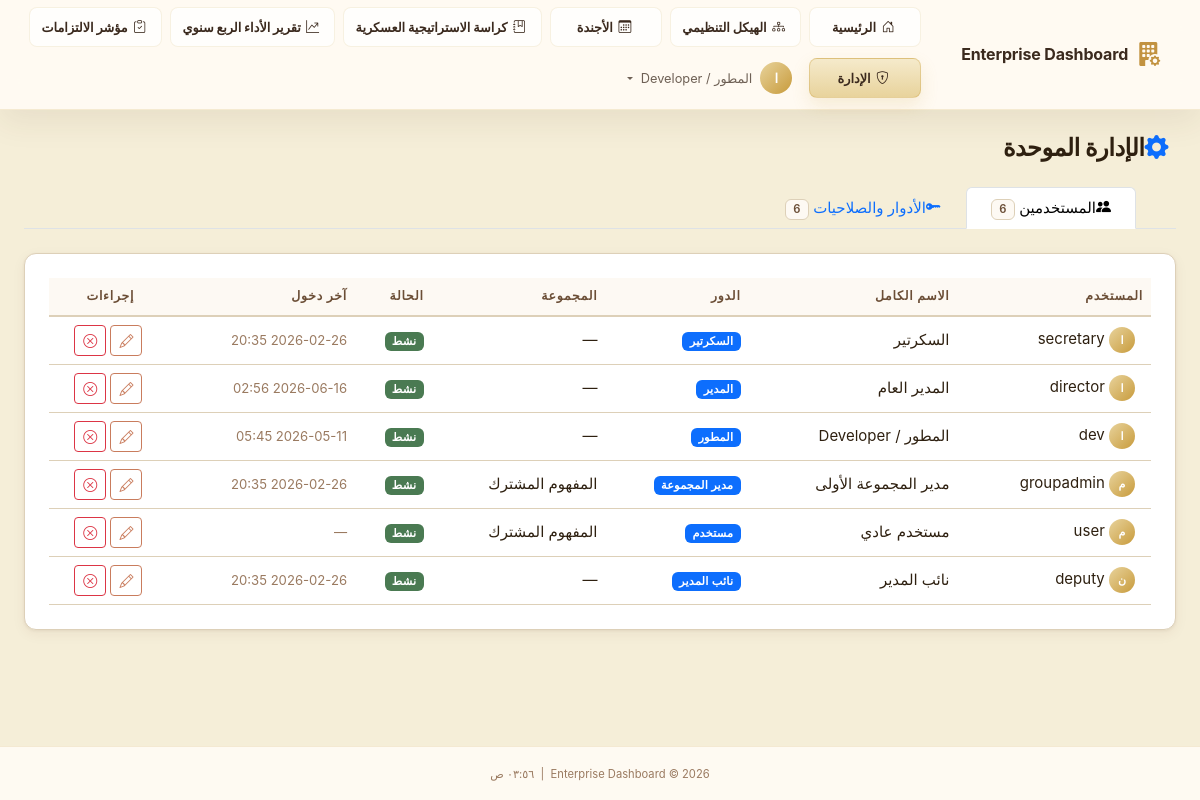
Screenshot of /admin/users (signed in) with the database file from the repository.
### app/models/user.py (models this page shows, shortened)
class User(UserMixin, db.Model):
    __tablename__ = 'users'
    id              = db.Column(db.String(36), primary_key=True, default=lambda: str(uuid.uuid4()))
    ldap_dn         = db.Column(db.String(255), unique=True, nullable=True)
    username        = db.Column(db.String(80),  unique=True, nullable=False, index=True)
    email           = db.Column(db.String(120), nullable=False)
    full_name       = db.Column(db.String(120), nullable=False)
    password_hash   = db.Column(db.String(255), nullable=True)  # Only for sim mode
    is_ldap_user    = db.Column(db.Boolean, default=True)
    is_active       = db.Column(db.Boolean, default=True)
    role_id         = db.Column(db.Integer, db.ForeignKey('roles.id'), nullable=True)
    department_id   = db.Column(db.Integer, db.ForeignKey('departments.id'), nullable=True)
    failed_logins     = db.Column(db.Integer, default=0)
    locked_until      = db.Column(db.DateTime, nullable=True)
    created_at  = db.Column(db.DateTime, default=datetime.utcnow)
    updated_at  = db.Column(db.DateTime, default=datetime.utcnow, onupdate=datetime.utcnow)
    last_login  = db.Column(db.DateTime, nullable=True)
    role       = db.relationship('Role', back_populates='users')
    department = db.relationship('Department', back_populates='users')
    audit_logs = db.relationship('AuditLog', back_populates='user', lazy='dynamic',
                                 foreign_keys='AuditLog.user_id')
    @property
    def is_authenticated(self) -> bool:
        return True
    def has_permission(self, required_level: int) -> bool:
        if not self.role:
            return False
        return self.role.permission_level >= required_level
    @property
    def permission_level(self) -> int:
        return self.role.permission_level if self.role else 0
    def can_admin(self) -> bool:
        return self.permission_level >= 80  # Deputy and above
    @classmethod
    def get_by_id(cls, user_id: str) -> Optional['User']:
        return cls.query.get(user_id)

### app/models/role.py (models this page shows, shortened)
class Role(db.Model):
    __tablename__ = 'roles'
    id               = db.Column(db.Integer, primary_key=True)
    code             = db.Column(db.String(30), unique=True, nullable=False)
    name             = db.Column(db.String(80), nullable=False)
    name_ar          = db.Column(db.String(80), nullable=False, default='')
    permission_level = db.Column(db.Integer, nullable=False)
    description      = db.Column(db.Text, default='')
    is_system        = db.Column(db.Boolean, default=False)  # Cannot be deleted
    users = db.relationship('User', back_populates='role', lazy='dynamic')

### app/models/department.py (models this page shows, shortened)
class Department(db.Model):
    __tablename__ = 'departments'
    id                 = db.Column(db.Integer, primary_key=True)
    code               = db.Column(db.String(20), unique=True, nullable=False)
    name               = db.Column(db.String(120), nullable=False)
    description        = db.Column(db.Text, default='')
    responsible_person = db.Column(db.String(120), default='')
    color              = db.Column(db.String(7), default='#4F8EF7')   # Hex color
    icon               = db.Column(db.String(60), default='bi-grid-fill')
    logo_file          = db.Column(db.String(120), nullable=True)     # Custom logo filename
    concept_number     = db.Column(db.Integer, nullable=True)         # Operational Concept Number
    order_index        = db.Column(db.Integer, default=0)
    is_active          = db.Column(db.Boolean, default=True, nullable=False)
    is_central         = db.Column(db.Boolean, default=False, nullable=False)  # CEO hub group
    director_notes     = db.Column(db.Text, default='')               # Inline CEO notes
    concept_number     = db.Column(db.Integer, nullable=True)         # المفهوم العملياتي المشترك عدد
    created_at         = db.Column(db.DateTime, server_default=db.func.now())
    updated_at         = db.Column(db.DateTime, server_default=db.func.now(), onupdate=db.func.now())
    users   = db.relationship('User', back_populates='department', lazy='dynamic')
    metrics = db.relationship('DepartmentMetrics', back_populates='department',
                              lazy='dynamic', cascade='all, delete-orphan')

### app/admin/routes.py (the view)
@admin_bp.route('/users')
@login_required
@require_permission(PERMISSIONS['DEPUTY'])
def users():
    all_users = User.query.order_by(User.full_name).all()
    all_roles = Role.query.order_by(Role.permission_level.desc()).all()
    all_depts = Department.query.order_by(Department.order_index).all()
    return render_template('admin/users.html',
                           all_users=all_users,
                           all_roles=all_roles,
                           all_depts=all_depts,
                           page_title='إدارة المستخدمين')

### app/__init__.py (called while the page is built)
def _register_extensions(app: Flask) -> None:
    db.init_app(app)
    login_manager.init_app(app)
    csrf.init_app(app)
    login_manager.login_view          = 'auth.login'
    login_manager.login_message       = 'Please sign in to access this page.'
    login_manager.login_message_category = 'warning'
    login_manager.session_protection  = 'strong'
    @login_manager.user_loader
    def load_user(user_id: str):
        from app.models.user import User
        return User.get_by_id(user_id)

def _register_context_processors(app: Flask) -> None:
    from datetime import datetime
    from app.models.role import PERMISSIONS
    @app.context_processor
    def inject_globals():
        return {
            'PERMISSIONS': PERMISSIONS,
            'now':         datetime.utcnow,
            'app_name':    app.config.get('APP_NAME', 'Enterprise Dashboard'),
        }

### app/templates/admin/users.html (shortened to what this page needs)
{% extends "base.html" %}
{% block content %}
<div class="container-fluid px-4 py-4">
    <div class="d-flex align-items-center justify-content-between mb-4">
        <h1 class="page-title mb-0"><i class="bi bi-gear-fill text-primary me-2"></i>الإدارة الموحدة</h1>
    </div>
    <ul class="nav nav-tabs mb-4" id="adminTabs" role="tablist">
        <li class="nav-item" role="presentation">
            <button class="nav-link active" id="users-tab" data-bs-toggle="tab" data-bs-target="#users" type="button" role="tab" aria-controls="users" aria-selected="true">
                <i class="bi bi-people-fill me-2"></i>المستخدمين
                <span class="badge bg-secondary ms-2">{{ all_users|length }}</span>
            </button>
        </li>
        <li class="nav-item" role="presentation">
            <button class="nav-link" id="roles-tab" data-bs-toggle="tab" data-bs-target="#roles" type="button" role="tab" aria-controls="roles" aria-selected="false">
                <i class="bi bi-key-fill me-2"></i>الأدوار والصلاحيات
                <span class="badge bg-secondary ms-2">{{ all_roles|length }}</span>
            </button>
        </li>
    </ul>
    <div class="tab-content" id="adminTabsContent">
        <div class="tab-pane fade show active" id="users" role="tabpanel" aria-labelledby="users-tab">
            <div class="section-card glass-card">
                <div class="table-responsive">
                    <table class="table table-dark table-hover align-middle mb-0" id="usersTable">
                        <thead>
                            <tr>
                                <th>المستخدم</th>
                                <th>الاسم الكامل</th>
                                <th>الدور</th>
                                <th>المجموعة</th>
                                <th>الحالة</th>
                                <th>آخر دخول</th>
                                <th class="text-center">إجراءات</th>
                            </tr>
                        </thead>
                        <tbody>
                            {% for user in all_users %}
                            <tr>
                                <td>
                                    <span class="avatar-circle avatar-sm me-2">{{ user.full_name[0]|upper }}</span>
                                    {{ user.username }}
                                </td>
                                <td>{{ user.full_name }}</td>
                                <td>
                                    {% if user.role %}
                                    <span class="badge" style="background: var(--bs-primary)">
                                        {{ user.role.name_ar }}
                                    </span>
                                    {% else %}<span class="text-muted">—</span>{% endif %}
                                </td>
                                <td>{{ user.department.name if user.department else '—' }}</td>
                                <td>
                                    {% if user.is_active %}
                                    <span class="badge bg-success">نشط</span>
                                    {% else %}
                                    <span class="badge bg-danger">معطل</span>
                                    {% endif %}
                                </td>
                                <td>
                                    <small class="text-muted">
                                        {{ user.last_login.strftime('%Y-%m-%d %H:%M') if user.last_login else '—' }}
                                    </small>
                                </td>
                                <td class="text-center">
                                    <button class="btn btn-sm btn-outline-primary me-1" data-bs-toggle="modal"
                                        data-bs-target="#editUserModal" data-user-id="{{ user.id }}"
                                        data-user-name="{{ user.full_name }}" data-role-id="{{ user.role_id or '' }}"
                                        data-dept-id="{{ user.department_id or '' }}"
                                        data-is-active="{{ 'true' if user.is_active else 'false' }}">
                                        <i class="bi bi-pencil"></i>
                                    </button>
                                    <form action="{{ url_for('admin.toggle_user_active', user_id=user.id) }}" method="POST"
                                        class="d-inline">
                                        <button type="submit"
                                            class="btn btn-sm {{ 'btn-outline-success' if not user.is_active else 'btn-outline-danger' }}"
                                            title="{{ 'تفعيل' if not user.is_active else 'تعطيل' }}"
                                            onclick="return confirm('هل تريد تغيير حالة هذا المستخدم؟')">
                                            <i class="bi bi-{{ 'check-circle' if not user.is_active else 'x-circle' }}"></i>
                                        </button>
                                    </form>
                                </td>
                            </tr>
                            {% else %}
                            <tr>
                                <td colspan="7" class="text-center text-muted py-4">لا يوجد مستخدمون</td>
                            </tr>
                            {% endfor %}
                        </tbody>
                    </table>
                </div>
            </div>
        </div>
    </div>
</div>
{% endblock %}

### app/templates/base.html (shortened to what this page needs)
<!DOCTYPE html>
<html lang="ar" dir="rtl">
<head>
  <link rel="stylesheet" href="{{ url_for('static', filename='css/bootstrap.min.css') }}">
  <link rel="stylesheet" href="{{ url_for('static', filename='css/bootstrap-icons.css') }}">
  <link rel="stylesheet" href="{{ url_for('static', filename='css/custom.css') }}">
</head>
<body class="{% block body_class %}app-body{% endblock %}">
  {% block body %}
  <nav class="navbar navbar-dark navbar-expand-lg app-navbar" id="mainNav">
    <div class="container-fluid px-4">
      <a class="navbar-brand d-flex align-items-center gap-2" href="{{ url_for('dashboard.index') }}">
        <i class="bi bi-building-fill-gear fs-4 text-primary-glow"></i>
        <span class="fw-bold">{{ app_name }}</span>
      </a>
      <div class="collapse navbar-collapse" id="navbarMain">
        <ul class="navbar-nav ms-auto align-items-center gap-2 main-nav-menu">
          <li class="nav-item">
            <a class="nav-link primary-nav-link {% if request.endpoint == 'dashboard.index' %}active{% endif %}"
              href="{{ url_for('dashboard.index') }}">
              <i class="bi bi-house-door me-1"></i>الرئيسية
            </a>
          </li>
          <li class="nav-item">
            <a class="nav-link primary-nav-link {% if request.endpoint == 'dashboard.org_structure' %}active{% endif %}"
              href="{{ url_for('dashboard.org_structure') }}">
              <i class="bi bi-diagram-3 me-1"></i>الهيكل التنظيمي
            </a>
          </li>
          <li class="nav-item">
            <a class="nav-link primary-nav-link {% if request.endpoint == 'dashboard.agenda' %}active{% endif %}"
              href="{{ url_for('dashboard.agenda') }}">
              <i class="bi bi-calendar3 me-1"></i>الأجندة
            </a>
          </li>
          <li class="nav-item">
            <a class="nav-link primary-nav-link {% if request.endpoint == 'dashboard.strategy_booklet' %}active{% endif %}"
              href="{{ url_for('dashboard.strategy_booklet') }}">
              <i class="bi bi-journal-bookmark me-1"></i>كراسة الاستراتيجية العسكرية
            </a>
          </li>
          <li class="nav-item">
            <a class="nav-link primary-nav-link {% if request.endpoint == 'dashboard.quarterly_performance' %}active{% endif %}"
              href="{{ url_for('dashboard.quarterly_performance') }}">
              <i class="bi bi-graph-up-arrow me-1"></i>تقرير الأداء الربع سنوي
            </a>
          </li>
          <li class="nav-item">
            <a class="nav-link primary-nav-link {% if request.endpoint == 'dashboard.commitments' %}active{% endif %}"
              href="{{ url_for('dashboard.commitments') }}">
              <i class="bi bi-clipboard-check me-1"></i>مؤشر الالتزامات
            </a>
          </li>
          {% if current_user.is_authenticated %}
          {% if current_user.can_admin() %}
          <li class="nav-item">
            <a class="nav-link primary-nav-link {% if request.endpoint and request.endpoint.startswith('admin') %}active{% endif %}"
              href="{{ url_for('admin.users') }}">
              <i class="bi bi-shield-lock me-1"></i>الإدارة
            </a>
          </li>
          {% endif %}
          <li class="nav-item dropdown">
            <a class="nav-link dropdown-toggle d-flex align-items-center gap-2" href="#" role="button"
              data-bs-toggle="dropdown">
              <span class="avatar-circle">{{ current_user.full_name[0]|upper }}</span>
              <span class="d-none d-md-inline">{{ current_user.full_name }}</span>
            </a>
          </li>
          {% endif %}
        </ul>
      </div>
    </div>
  </nav>
  <main class="main-content">
    {% block content %}{% endblock %}
  </main>
  <footer class="app-footer mt-auto py-3 text-center">
    <small class="text-muted">
      {{ app_name }} &copy; {{ now().year }}
      &nbsp;|&nbsp;
      <span id="currentTime"></span>
    </small>
  </footer>
  {% endblock %}
</body>
</html>

### rows the page displays
User: full_name "ا", full_name "المطور / Developer", username "dev", role.name_ar "المطور", department "—", is_active "نشط", last_login "2026-05-11 05:45"
User: full_name "ا", username "secretary", full_name "السكرتير", role.name_ar "السكرتير", department "—", is_active "نشط", last_login "2026-02-26 20:35"
User: full_name "ا", username "director", full_name "المدير العام", role.name_ar "المدير", department "—", is_active "نشط", last_login "2026-06-16 02:56"
User: full_name "م", username "groupadmin", full_name "مدير المجموعة الأولى", role.name_ar "مدير المجموعة", department "المفهوم المشترك", is_active "نشط", last_login "2026-02-26 20:35"
User: full_name "م", username "user", full_name "مستخدم عادي", role.name_ar "مستخدم", department "المفهوم المشترك", is_active "نشط", last_login "—"
User: full_name "ن", username "deputy", full_name "نائب المدير", role.name_ar "نائب المدير", department "—", is_active "نشط", last_login "2026-02-26 20:35"

### other values shown
{{ app_name }} "Enterprise Dashboard"
{{ all_users|length }} "6"
{{ all_roles|length }} "6"
